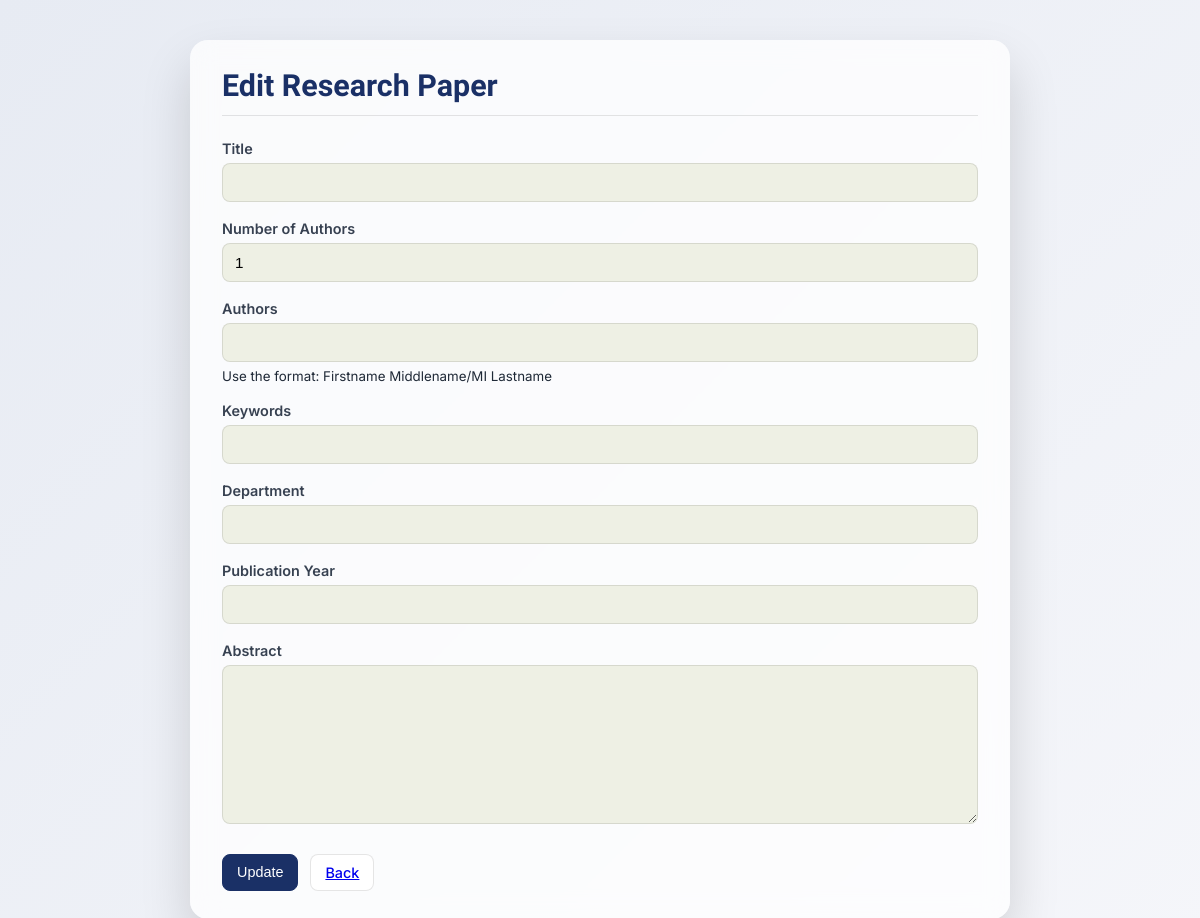
The page /includes/edit.php?id=2 (signed in) on the database as committed earlier.
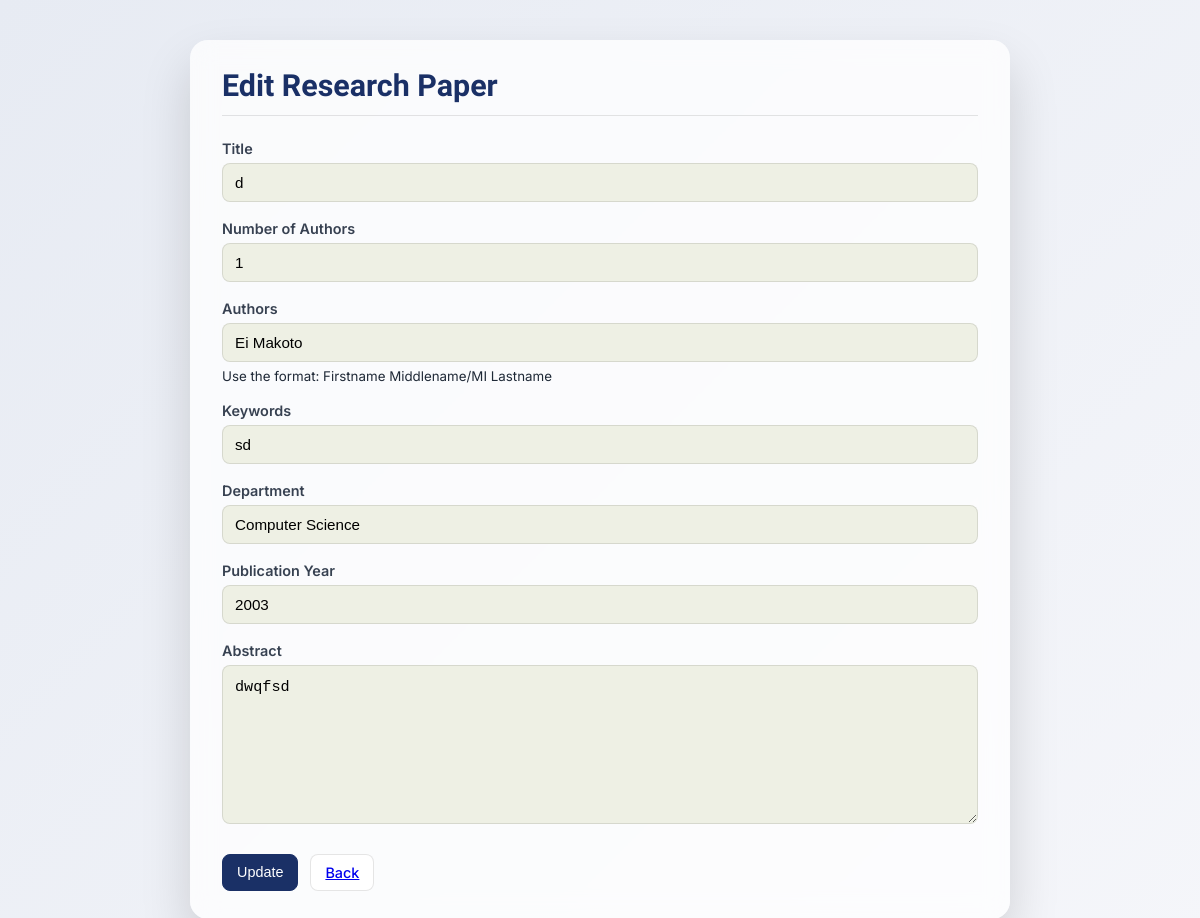
The same page on the database as committed later.
### tables this page shows
CREATE TABLE `papers` (
  `id` bigint(15) UNSIGNED NOT NULL,
  `title` varchar(255) NOT NULL,
  `keywords` varchar(255) NOT NULL,
  `departmentId` bigint(15) UNSIGNED NOT NULL,
  `yearPublished` smallint(5) UNSIGNED NOT NULL,
  `createdAt` datetime NOT NULL DEFAULT current_timestamp(),
  `abstract` text NOT NULL
);

CREATE TABLE `departments` (
  `id` bigint(15) UNSIGNED NOT NULL,
  `department` varchar(100) NOT NULL
);

### includes/edit.php (the view, shortened to what this page needs)
<?php
include "config.php";
$id = $_GET['id'];
$result = mysqli_query($conn,
  "SELECT p.*, d.department AS departmentName
   FROM papers p
   JOIN departments d ON d.id = p.departmentId
   WHERE p.id=$id"
);
$row = mysqli_fetch_assoc($result);
$authorItems = [];
if ($row) {
  $aRes = mysqli_query(
    $conn,
    "SELECT a.fName, a.MI, a.lName, pa.authorOrder
     FROM paper_authors pa
     JOIN authors a ON a.id = pa.authorId
     WHERE pa.paperId=$id
     ORDER BY pa.authorOrder ASC"
  );
  if ($aRes) {
    while ($aRow = mysqli_fetch_assoc($aRes)) {
      $full = trim($aRow['fName'] . ' ' . ($aRow['MI'] ? ($aRow['MI'] . '.') : '') . ' ' . $aRow['lName']);
      $full = trim(preg_replace('/\s+/', ' ', $full));
      if ($full !== "") $authorItems[] = $full;
    }
  }
}
if (count($authorItems) === 0) $authorItems = [""];
?>
<!DOCTYPE html>
<html>
<head>
  <link rel="stylesheet" href="../css/styleAdd.css">
</head>
<body>
  <div class="background">
    <div class="card">
      <header class="pageHeader">
        <h1 class="title">Edit Research Paper</h1>
      </header>
      <section class="formCard">
        <form id="editForm" class="form" method="POST">
          <div class="field">
            <div class="label">Title</div>
            <input class="input" type="text" name="title" value="<?php echo htmlspecialchars($row['title']); ?>" required>
          </div>
          <div class="field">
            <div class="label">Number of Authors</div>
            <input
              class="input"
              type="number"
              id="authorCount"
              min="1"
              max="20"
              value="<?= count($authorItems) ?>"
              required
            >
          </div>
          <div class="field">
            <div class="label">Authors</div>
            <div id="authorsWrap">
              <?php foreach ($authorItems as $i => $author): ?>
                <div class="authorRow">
                  <input class="input" type="text" name="authors[]" value="<?= htmlspecialchars($author, ENT_QUOTES, 'UTF-8') ?>" required>
                </div>
              <?php endforeach; ?>
            </div>
            <small>Use the format: Firstname Middlename/MI Lastname</small>
          </div>
          <div class="field">
            <div class="label">Keywords</div>
            <input class="input" type="text" name="keywords" value="<?php echo htmlspecialchars($row['keywords']); ?>">
          </div>
          <div class="field">
            <div class="label">Department</div>
            <input class="input" type="text" name="departmentItem" value="<?php echo htmlspecialchars($row['departmentName']); ?>" required>
          </div>
          <div class="field">
            <div class="label">Publication Year</div>
            <input class="input" type="text" name="year_published" value="<?php echo htmlspecialchars($row['yearPublished']); ?>">
          </div>
          <div class="field">
            <div class="label">Abstract</div>
            <textarea class="input" name="abstract" rows="6"><?php echo htmlspecialchars($row['abstract']); ?></textarea>
          </div>
          <div class="do">
            <button class="btn btn-primary" type="submit" name="update">Update</button>
            <a id="backBtn" class="btn" href="adminindex.php">Back</a>
          </div>
        </form>
      </section>
    </div>
  </div>
</body>
</html>

Rows that differ between the two databases and show on the page:
now on this page (row edited): papers: title "d", keywords "sd", departmentItem "Computer Science", year_published "2003", abstract "dwqfsd"
Other text that changed with them:
form field value: (not shown) → "Ei Makoto"
